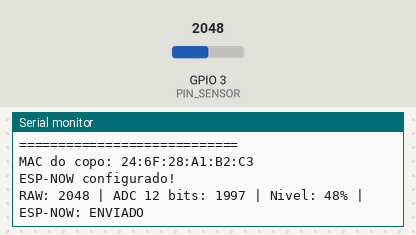
The sketch below on a simulated ESP32. Shown: the last lines printed to the serial monitor. The test bench sets the inputs (shaded band); at power-on: GPIO 3 (PIN_SENSOR) = 2048 (analog values on the 0–4095 scale).

Above: at 2.2 s.
2.3 s: GPIO 3 (PIN_SENSOR) set to 2866
At 2.3 s:
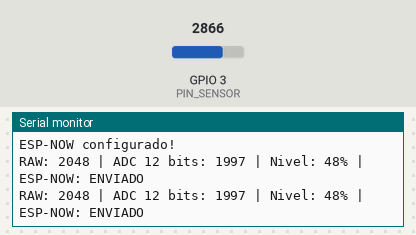
3.8 s: GPIO 3 (PIN_SENSOR) set to 3603
At 5.3 s:
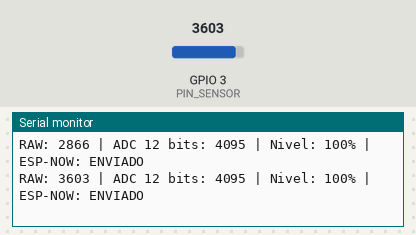
Timing chart, 0 to 6.8 s (numbered marks = the images above; inputs shaded):
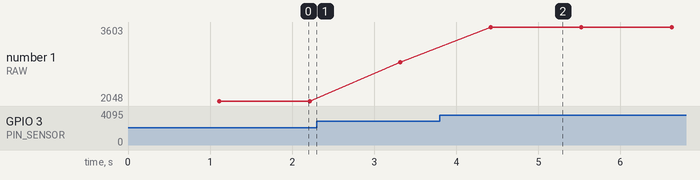

Measured:
- after the input at 3.8 s, the serial monitor: prints a new line after 0.62 s (image 2)
- plotted number 1: 2048 → 2866 after the input at 2.3 s, 2866 → 3603 after the input at 3.8 s

The sketch:

copo.ino
```cpp
#include <Arduino.h>
#include <WiFi.h>
#include <esp_now.h>

const int PIN_SENSOR = 3;
const int NUM_LEITURAS = 20;


// ======================================================
// MAC DA CAIXA
// ======================================================
//
// ESP32 principal / caixa:
//
// 8C:94:DF:70:D7:54

uint8_t macCaixa[] = {
  0x8C, 0x94, 0xDF,
  0x70, 0xD7, 0x54
};


// ======================================================
// DADOS ENVIADOS PELO ESP-NOW
// ======================================================

struct DadosCopo {

  int raw;
  int adc;
  int nivel;
};

DadosCopo dados;


// ======================================================
// PONTOS DE CALIBRAÇÃO
// ======================================================
//
// NÃO ALTEREI SUA CALIBRAÇÃO.
//
// Vazio:
// RAW aproximadamente 0
//
// Metade:
// RAW aproximadamente 2100
//
// Cheio:
// RAW aproximadamente 2460

const int RAW_0 = 0;
const int RAW_50 = 2100;
const int RAW_100 = 2460;


// ======================================================
// LEITURA
// ======================================================
//
// NÃO ALTERADO.

int lerSensor() {

  long soma = 0;

  for (int i = 0; i < NUM_LEITURAS; i++) {

    soma += analogRead(PIN_SENSOR);

    delay(5);
  }

  return soma / NUM_LEITURAS;
}


// ======================================================
// CALIBRAÇÃO PARA 12 BITS
// ======================================================
//
// NÃO ALTERADO.

int calibrarADC(int raw) {

  // ---------------------------
  // VAZIO ATÉ METADE
  // ---------------------------

  if (raw <= RAW_50) {

    int adc = map(
      raw,
      RAW_0,
      RAW_50,
      0,
      2048
    );

    return constrain(
      adc,
      0,
      2048
    );
  }


  // ---------------------------
  // METADE ATÉ CHEIO
  // ---------------------------

  int adc = map(
    raw,
    RAW_50,
    RAW_100,
    2048,
    4095
  );


  return constrain(
    adc,
    2048,
    4095
  );
}


// ======================================================
// ADC -> PORCENTAGEM
// ======================================================
//
// NÃO ALTERADO.

int calcularNivel(int adc) {

  int nivel = map(
    adc,
    0,
    4095,
    0,
    100
  );


  return constrain(
    nivel,
    0,
    100
  );
}


// ======================================================
// CONFIGURA ESP-NOW
// ======================================================

void configurarEspNow() {

  WiFi.mode(WIFI_STA);


  Serial.print("MAC do copo: ");
  Serial.println(WiFi.macAddress());


  if (esp_now_init() != ESP_OK) {

    Serial.println(
      "ERRO ao iniciar ESP-NOW"
    );

    return;
  }


  esp_now_peer_info_t peerInfo = {};


  memcpy(
    peerInfo.peer_addr,
    macCaixa,
    6
  );


  peerInfo.channel = 0;
  peerInfo.encrypt = false;


  if (esp_now_add_peer(&peerInfo) != ESP_OK) {

    Serial.println(
      "ERRO ao adicionar caixa"
    );

    return;
  }


  Serial.println(
    "ESP-NOW configurado!"
  );
}


// ======================================================
// SETUP
// ======================================================

void setup() {

  Serial.begin(115200);

  delay(1000);


  // ====================================================
  // ADC
  // ====================================================
  //
  // NÃO ALTERADO.

  analogReadResolution(12);


  // NÃO ALTERADO.
  //
  // Continua exatamente em 11 dB.

  analogSetPinAttenuation(
    PIN_SENSOR,
    ADC_11db
  );


  Serial.println();
  Serial.println("============================");
  Serial.println(" CALIBRACAO POR FAIXAS");
  Serial.println("============================");


  // Única adição:
  // configuração da comunicação ESP-NOW.

  configurarEspNow();


  Serial.println();
}


// ======================================================
// LOOP
// ======================================================

void loop() {

  // ====================================================
  // 1. LEITURA
  // ====================================================
  //
  // EXATAMENTE COMO ESTAVA.

  int raw = lerSensor();


  // ====================================================
  // 2. CALIBRAÇÃO
  // ====================================================
  //
  // EXATAMENTE COMO ESTAVA.

  int adcCalibrado = calibrarADC(raw);


  // ====================================================
  // 3. PORCENTAGEM
  // ====================================================
  //
  // EXATAMENTE COMO ESTAVA.

  int nivel = calcularNivel(
    adcCalibrado
  );


  // ====================================================
  // 4. PREPARA PACOTE ESP-NOW
  // ====================================================

  dados.raw = raw;
  dados.adc = adcCalibrado;
  dados.nivel = nivel;


  // ====================================================
  // 5. ENVIA PARA A CAIXA
  // ====================================================

  esp_err_t resultado = esp_now_send(
    macCaixa,
    (uint8_t *) &dados,
    sizeof(dados)
  );


  // ====================================================
  // 6. SERIAL
  // ====================================================
  //
  // Mantive os mesmos valores que você já estava
  // visualizando.

  Serial.print("RAW: ");
  Serial.print(raw);


  Serial.print(" | ADC 12 bits: ");
  Serial.print(adcCalibrado);


  Serial.print(" | Nivel: ");
  Serial.print(nivel);


  Serial.print("% | ESP-NOW: ");


  if (resultado == ESP_OK) {

    Serial.println("ENVIADO");

  } else {

    Serial.println("ERRO");
  }


  // ====================================================
  // DELAY ORIGINAL
  // ====================================================
  //
  // NÃO ALTERADO.

  delay(1000);
}
```
